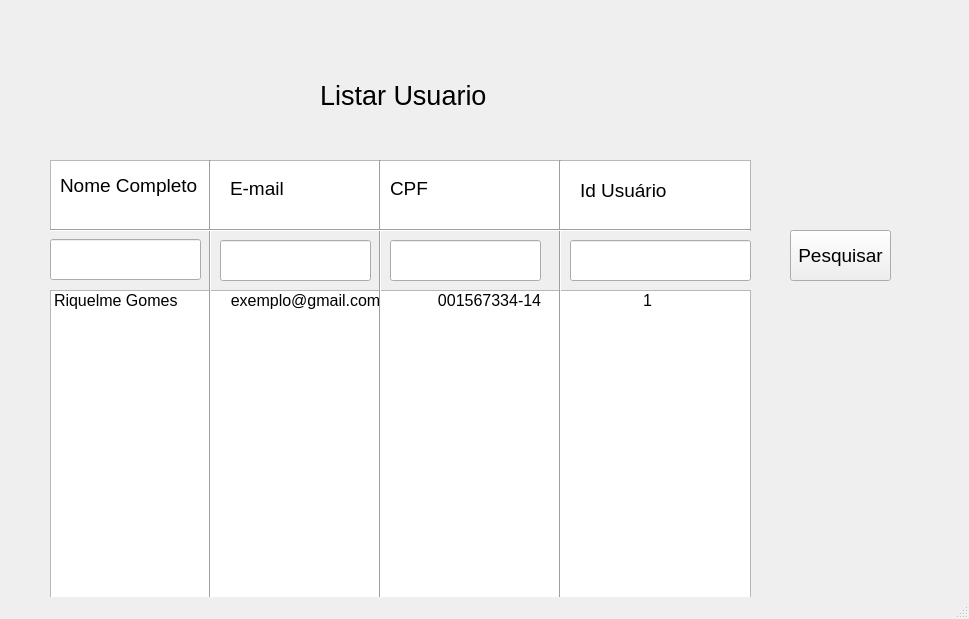
<?xml version="1.0" encoding="UTF-8"?>
<ui version="4.0">
 <class>MainWindow</class>
 <widget class="QMainWindow" name="MainWindow">
  <property name="geometry">
   <rect>
    <x>0</x>
    <y>0</y>
    <width>969</width>
    <height>619</height>
   </rect>
  </property>
  <property name="windowTitle">
   <string>MainWindow</string>
  </property>
  <widget class="QWidget" name="centralwidget">
   <widget class="QLabel" name="labelTitulo">
    <property name="geometry">
     <rect>
      <x>320</x>
      <y>80</y>
      <width>171</width>
      <height>31</height>
     </rect>
    </property>
    <property name="font">
     <font>
      <pointsize>20</pointsize>
     </font>
    </property>
    <property name="text">
     <string>Listar Usuario</string>
    </property>
   </widget>
   <widget class="QListView" name="listViewCabecalho">
    <property name="geometry">
     <rect>
      <x>50</x>
      <y>160</y>
      <width>701</width>
      <height>71</height>
     </rect>
    </property>
   </widget>
   <widget class="QLabel" name="label_nomeCompleto">
    <property name="geometry">
     <rect>
      <x>60</x>
      <y>170</y>
      <width>141</width>
      <height>31</height>
     </rect>
    </property>
    <property name="font">
     <font>
      <pointsize>14</pointsize>
     </font>
    </property>
    <property name="text">
     <string>Nome Completo</string>
    </property>
   </widget>
   <widget class="Line" name="line1">
    <property name="geometry">
     <rect>
      <x>200</x>
      <y>160</y>
      <width>20</width>
      <height>481</height>
     </rect>
    </property>
    <property name="orientation">
     <enum>Qt::Vertical</enum>
    </property>
   </widget>
   <widget class="QLabel" name="label_email">
    <property name="geometry">
     <rect>
      <x>230</x>
      <y>180</y>
      <width>61</width>
      <height>16</height>
     </rect>
    </property>
    <property name="font">
     <font>
      <pointsize>14</pointsize>
     </font>
    </property>
    <property name="text">
     <string>E-mail</string>
    </property>
   </widget>
   <widget class="Line" name="line_2">
    <property name="geometry">
     <rect>
      <x>370</x>
      <y>160</y>
      <width>20</width>
      <height>481</height>
     </rect>
    </property>
    <property name="orientation">
     <enum>Qt::Vertical</enum>
    </property>
   </widget>
   <widget class="QLabel" name="label_cpf">
    <property name="geometry">
     <rect>
      <x>390</x>
      <y>180</y>
      <width>47</width>
      <height>16</height>
     </rect>
    </property>
    <property name="font">
     <font>
      <pointsize>14</pointsize>
     </font>
    </property>
    <property name="text">
     <string>CPF</string>
    </property>
   </widget>
   <widget class="Line" name="line_4">
    <property name="geometry">
     <rect>
      <x>550</x>
      <y>160</y>
      <width>20</width>
      <height>481</height>
     </rect>
    </property>
    <property name="orientation">
     <enum>Qt::Vertical</enum>
    </property>
   </widget>
   <widget class="QLabel" name="label_idUsuario">
    <property name="geometry">
     <rect>
      <x>580</x>
      <y>180</y>
      <width>101</width>
      <height>20</height>
     </rect>
    </property>
    <property name="font">
     <font>
      <pointsize>14</pointsize>
     </font>
    </property>
    <property name="text">
     <string>Id Usuário</string>
    </property>
   </widget>
   <widget class="Line" name="line_5">
    <property name="geometry">
     <rect>
      <x>50</x>
      <y>220</y>
      <width>701</width>
      <height>20</height>
     </rect>
    </property>
    <property name="orientation">
     <enum>Qt::Horizontal</enum>
    </property>
   </widget>
   <widget class="QListWidget" name="listWidgetGeral">
    <property name="geometry">
     <rect>
      <x>50</x>
      <y>290</y>
      <width>701</width>
      <height>351</height>
     </rect>
    </property>
    <property name="font">
     <font>
      <pointsize>12</pointsize>
     </font>
    </property>
    <property name="gridSize">
     <size>
      <width>10</width>
      <height>10</height>
     </size>
    </property>
    <item>
     <property name="text">
      <string>Riquelme Gomes            exemplo@gmail.com             001567334-14                       1</string>
     </property>
    </item>
   </widget>
   <widget class="QLineEdit" name="lineEdit">
    <property name="geometry">
     <rect>
      <x>50</x>
      <y>239</y>
      <width>151</width>
      <height>41</height>
     </rect>
    </property>
   </widget>
   <widget class="QLineEdit" name="lineEdit_2">
    <property name="geometry">
     <rect>
      <x>220</x>
      <y>240</y>
      <width>151</width>
      <height>41</height>
     </rect>
    </property>
   </widget>
   <widget class="QLineEdit" name="lineEdit_3">
    <property name="geometry">
     <rect>
      <x>390</x>
      <y>240</y>
      <width>151</width>
      <height>41</height>
     </rect>
    </property>
   </widget>
   <widget class="QLineEdit" name="lineEdit_4">
    <property name="geometry">
     <rect>
      <x>570</x>
      <y>240</y>
      <width>181</width>
      <height>41</height>
     </rect>
    </property>
   </widget>
   <widget class="QPushButton" name="pushButton">
    <property name="geometry">
     <rect>
      <x>790</x>
      <y>230</y>
      <width>101</width>
      <height>51</height>
     </rect>
    </property>
    <property name="font">
     <font>
      <pointsize>14</pointsize>
     </font>
    </property>
    <property name="text">
     <string>Pesquisar</string>
    </property>
   </widget>
   <zorder>labelTitulo</zorder>
   <zorder>listViewCabecalho</zorder>
   <zorder>label_nomeCompleto</zorder>
   <zorder>label_email</zorder>
   <zorder>label_cpf</zorder>
   <zorder>label_idUsuario</zorder>
   <zorder>listWidgetGeral</zorder>
   <zorder>line_4</zorder>
   <zorder>line_2</zorder>
   <zorder>line1</zorder>
   <zorder>line_5</zorder>
   <zorder>lineEdit</zorder>
   <zorder>lineEdit_2</zorder>
   <zorder>lineEdit_3</zorder>
   <zorder>lineEdit_4</zorder>
   <zorder>pushButton</zorder>
  </widget>
  <widget class="QMenuBar" name="menubar">
   <property name="geometry">
    <rect>
     <x>0</x>
     <y>0</y>
     <width>969</width>
     <height>21</height>
    </rect>
   </property>
  </widget>
  <widget class="QStatusBar" name="statusbar"/>
 </widget>
 <resources/>
 <connections/>
</ui>
